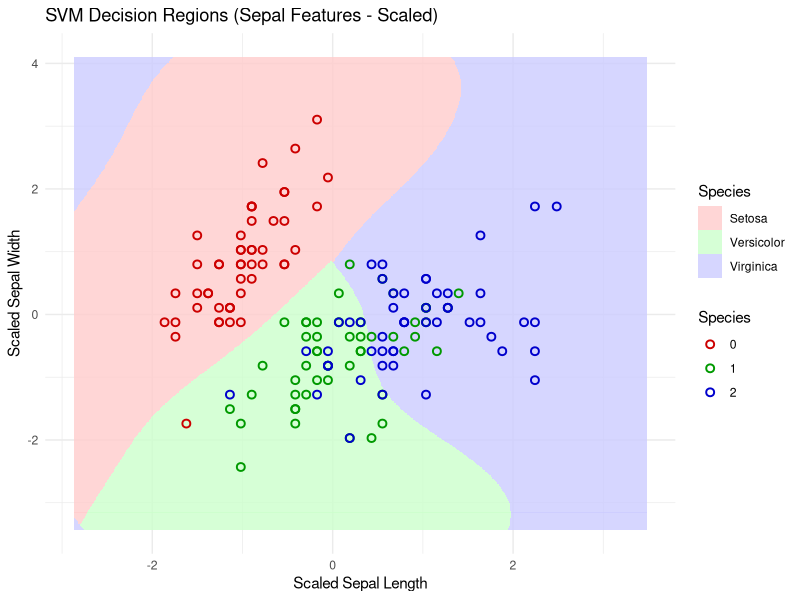

Reproduce this figure in R.


# Importing the dataset
dataset = read.csv('Iris_Data.csv')


# Encode categorical data 
dataset$Species = factor(dataset$Species,
                        levels = c('Iris-setosa', 'Iris-versicolor', 'Iris-virginica'),
                        labels = c(0, 1, 2))

# Feature Scaling
scaled_cols = scale(dataset[, 1:2])
dataset[, 1:2] = scaled_cols

library(e1071) # install.packages('e1071')
#linear kernel
#classifier = svm(formula = Species ~ .,
               #  data = dataset,
               #  type = 'C-classification', # epds_regression is the default for SVR
                # kernel = 'linear') # radial is the default for SVR
# Predicting the Test set results
#y_pred = predict(classifier, newdata = dataset)
# Showing the Confusion Matrix and Accuracy
#library(caret)
#cm = confusionMatrix(y_pred, dataset$Species)
#print(cm$table)
#print(cm$overall['Accuracy'])


#poly kernel
#classifier = svm(formula = Species ~ .,
                # data = dataset,
                # type = 'C-classification', # epds_regression is the default for SVR
                # kernel = 'poly',
                # degree = 3) # radial is the default for SVR
# Predicting the Test set results
#y_pred = predict(classifier, newdata = dataset)
# Showing the Confusion Matrix and Accuracy
#library(caret)
#cm = confusionMatrix(y_pred, dataset$Species)
#print(cm$table)
#print(cm$overall['Accuracy'])



#sigmoid 
#classifier = svm(formula = Species ~ .,
#  data = dataset,
# type = 'C-classification', # epds_regression is the default for SVR
#  kernel = 'sigmoid') # radial is the default for SVR
# Predicting the Test set results
#y_pred = predict(classifier, newdata = dataset)
# Showing the Confusion Matrix and Accuracy
#library(caret)
#cm = confusionMatrix(y_pred, dataset$Species)
#print(cm$table)
#print(cm$overall['Accuracy'])



#radial basis
classifier = svm(formula = Species ~ .,
                data = dataset,
                type = 'C-classification', # epds_regression is the default for SVR
                kernel = 'radial') # radial is the default for SVR
# Predicting the Test set results
y_pred = predict(classifier, newdata = dataset)
# Showing the Confusion Matrix and Accuracy
library(caret)
cm = confusionMatrix(y_pred, dataset$Species)
print(cm$table)
print(cm$overall['Accuracy'])



# Create a grid over feature space
x1_range <- seq(min(dataset[, 1]) - 1, max(dataset[, 1]) + 1, by = 0.01)
x2_range <- seq(min(dataset[, 2]) - 1, max(dataset[, 2]) + 1, by = 0.01)
grid <- expand.grid(Sepal.Length = x1_range, Sepal.Width = x2_range)

# Predict class for each grid point
grid$Species <- predict(classifier, newdata = grid)

# Convert prediction to factor for ggplot fill
grid$Species <- factor(grid$Species, levels = c(0, 1, 2),
                       labels = c('Setosa', 'Versicolor', 'Virginica'))

# Plot decision boundaries and data points
ggplot() +
  geom_tile(data = grid, aes(x = Sepal.Length, y = Sepal.Width, fill = Species), alpha = 0.8) +
  scale_fill_manual(values = c('#ffcccc', '#ccffcc', '#ccccff')) +
  geom_point(data = dataset, aes(x = Sepal.Length, y = Sepal.Width, color = Species),
             shape = 21, fill = NA, size = 2, stroke = 1) +
  scale_color_manual(values = c('#cc0000', '#009900', '#0000cc')) +
  labs(title = 'SVM Decision Regions (Sepal Features - Scaled)',
       x = 'Scaled Sepal Length', y = 'Scaled Sepal Width') +
  theme_minimal()









#


